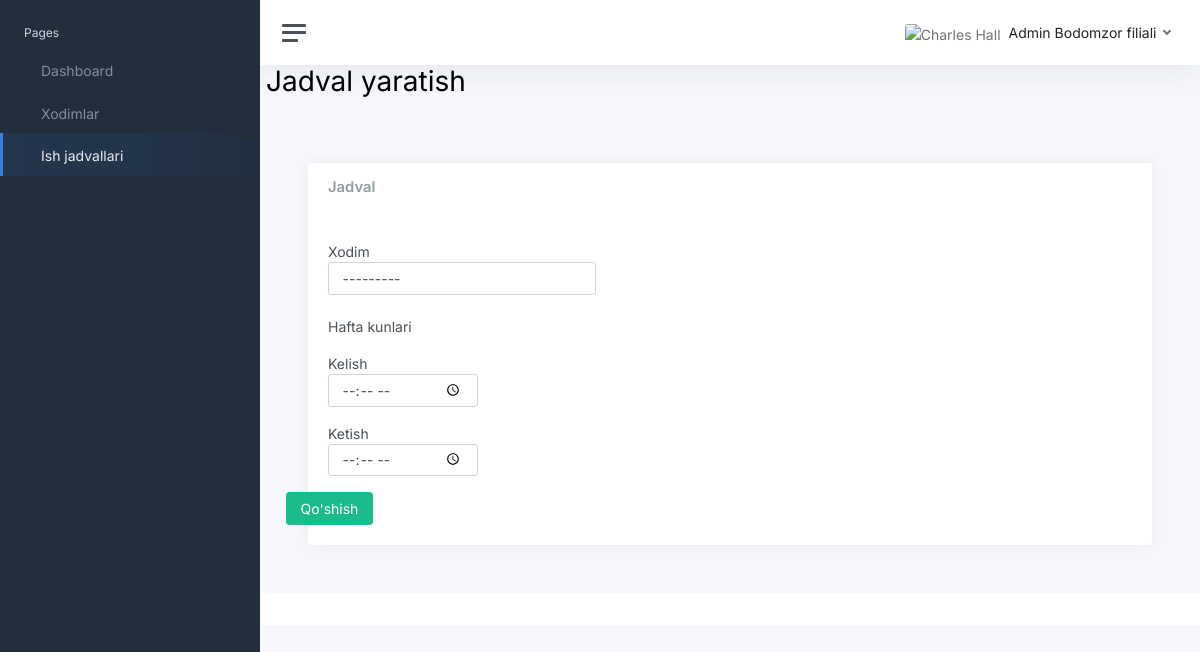
The page /schedule_create/ (signed in) on the database as committed earlier.
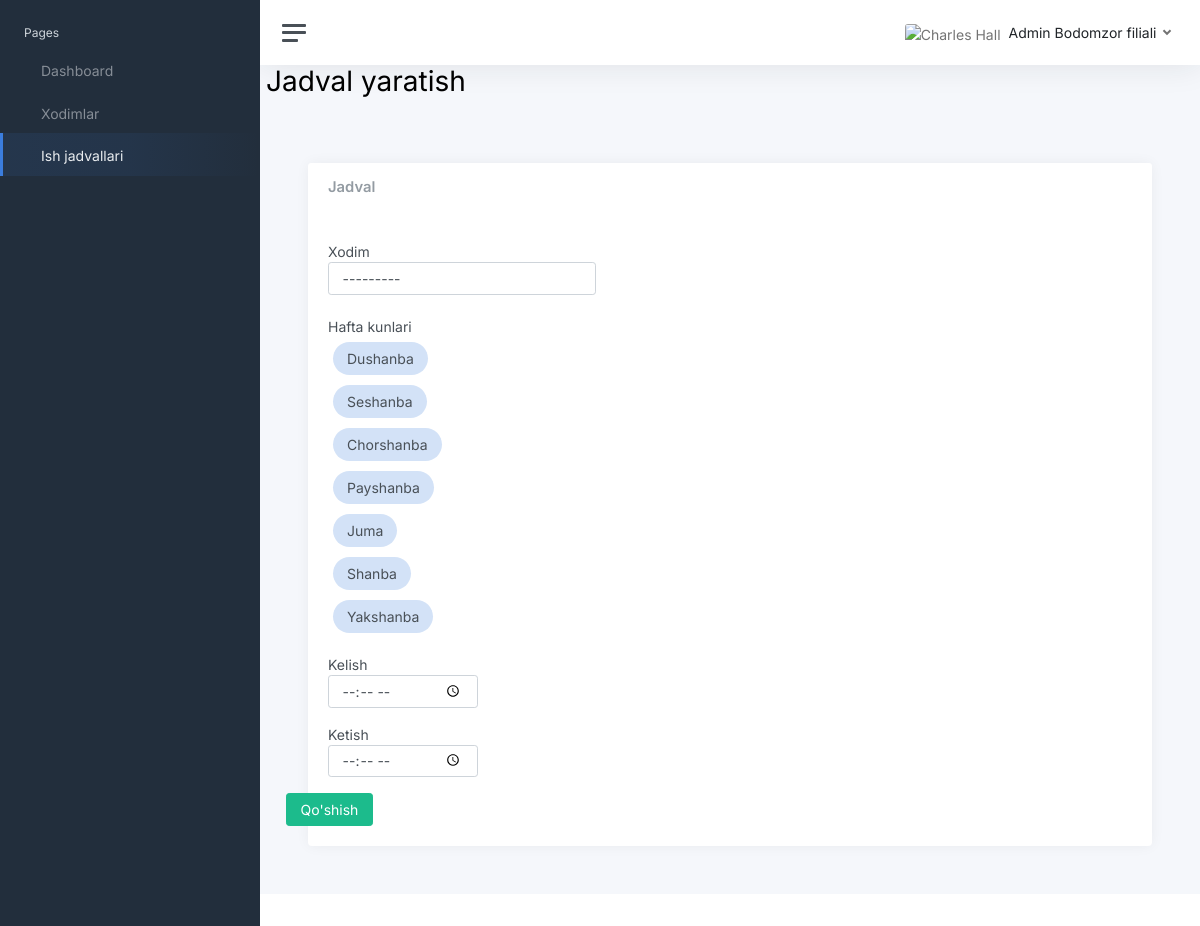
The same page on the database as committed later.
### apps/superadmin/models.py (models this page shows)
class Weekday(models.Model):
    name = models.CharField(max_length=20, unique=True)
    name_en = models.CharField(max_length=20, unique=True, null=True, blank=True)
    def __str__(self):
        return self.name
    class Meta:
        verbose_name = "Hafta kuni"
        verbose_name_plural = "Hafta kunlari"

### apps/home/views.py (the view)
# urls.py: path('schedule_create/', views.create_schedule, name='schedule_create'),
@login_required(login_url="/login/")
def create_schedule(request):
    if request.user.is_superuser:
        return redirect('/login/')
    administrator = Administrator.objects.get(user=request.user)
    if request.method == 'POST':
        form = WorkScheduleWithUserForm(request.POST, admin=administrator)
        if form.is_valid():
            form.save()
            return redirect('schedules')
    else:
        form = WorkScheduleWithUserForm(admin=administrator)
    return render(request, 'home/user/workschedule/schedule_create.html',
                  {'form': form,
                   "filial": administrator.filial.filial_name,
                   "segment": "schedules"})

### apps/main/models.py (called while the page is built)
    def __str__(self):
        return self.name

### apps/templates/home/user/workschedule/schedule_create.html (shortened to what this page needs)
{% extends "layouts/base.html" %}
{% load static %}
{% block body_class %} dashboard {% endblock body_class %}
{% block stylesheets %}
<link href="{% static 'css/app.css' %}" rel="stylesheet">
{% endblock stylesheets %}
{% block content %}
<div class="content-wrapper">
    <section class="content-header">
        <div class="container-fluid">
            <div class="row mb-2">
                <div class="col-sm-6">
                    <h1>Jadval yaratish</h1>
                </div>
            </div>
        </div>
    </section>
    <section class="content">
        <div class="row">
            <div class="col-md-12">
                <div class="card card-primary">
                    <div class="card-header">
                        <h3 class="card-title">Jadval</h3>
                    </div>
                    <div class="card-body">
                        <form role="form" method="post" action="" enctype="multipart/form-data">
                            <div class="form-group col-12 col-md-4">
                                <label for="id_location">Xodim</label>
                                {{ form.employee }}
                            </div>
                            <br>
                            <div class="form-group mb-3">
                                <label for="{{ form.weekday.id_for_label }}">Hafta kunlari</label>
                                <br>
                                <div class="row form-group">
                                    {% for checkbox in form.weekday %}
                                        <div class="form-group">
                                            <label class="form-check-label weekday-label {% if checkbox.data.selected %}selected{% endif %}"
                                                for="{{ checkbox.id_for_label }}"
                                                onclick="toggleWeekday('{{ checkbox.id_for_label }}')">
                                                {{ checkbox.choice_label }}
                                            </label>
                                        </div>
                                    {% endfor %}
                                </div>
                            </div>
                            <div class="form-group mb-3">
                                <label for="{{ form.start.id_for_label }}">Kelish</label>
                                <div class="col-12 col-md-4">
                                    {{ form.start }}
                                </div>
                            </div>
                            <div class="form-group mb-3">
                                <label for="{{ form.end.id_for_label }}">Ketish</label>
                                <div class="col-12 col-md-4">
                                    {{ form.end }}
                                </div>
                            </div>
                            <div class="row mt-3">
                                <div class="col-1">
                                    <input type="submit" class="btn btn-success float-end" value="Qo'shish">
                                </div>
                            </div>
                        </form>
                    </div>
            </div>
        </div>
    </section>
</div>
{% endblock content %}

Rows that differ between the two databases and show on the page:
added Weekday: choice_label "Dushanba"
added Weekday: choice_label "Seshanba"
added Weekday: choice_label "Chorshanba"
added Weekday: choice_label "Payshanba"
added Weekday: choice_label "Juma"
added Weekday: choice_label "Shanba"
added Weekday: choice_label "Yakshanba"
